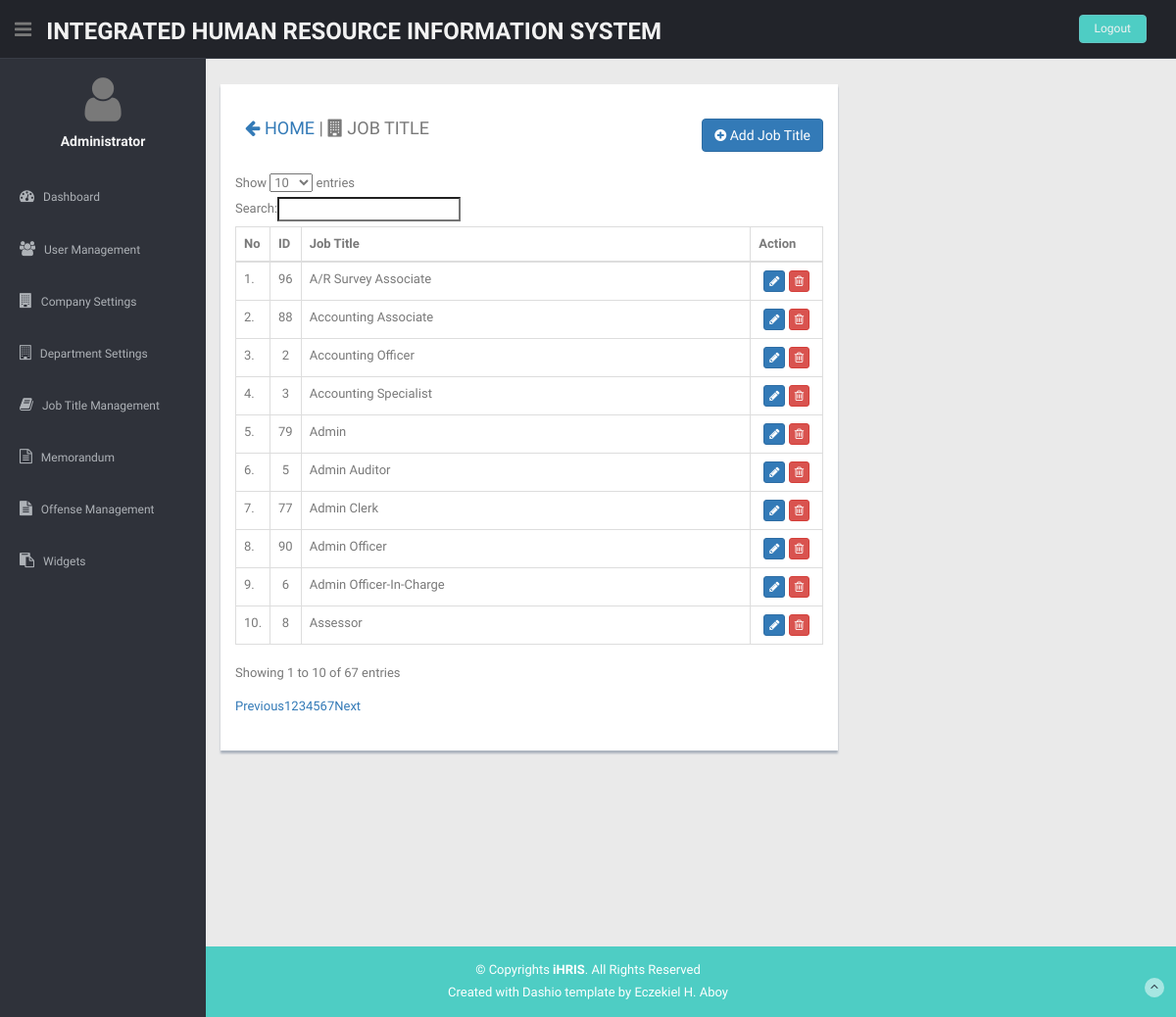
Screenshot of /settings/index.php?managejobtitle (signed in) with the database file from the repository.
### tables this page shows
CREATE TABLE `jobtitle` (
  `id` int(45) NOT NULL,
  `jobtitle` varchar(100) DEFAULT NULL
);

### settings/managejobtitle.php (the view, shortened to what this page needs)
<div class="col-lg-8">
<div class="content-panel">
  <div class="panel-heading">
  <h4><a href="?main"><i class="fa fa-arrow-left"></i> HOME</a> | <i class="fa fa-building"></i> JOB TITLE<div style="float:right;"><a href="?addjobtitle" class="btn btn-primary"><i class="fa fa-plus-circle"></i> Add Job Title</a></div></h4>
</div>
  <div class="panel-body">
    <div class="adv-table">
    <table class="display table table-bordered" id="hidden-table-info">
      <thead>
        <tr>
          <th>No</th>
          <th>ID</th>
          <th>Job Title</th>
          <th>Action</th>
        </tr>
      </thead>
      <tbody>
        <?php
        $x=1;
          $sqlCompany=mysqli_query($con,"SELECT * FROM jobtitle ORDER BY jobtitle ASC");
          if(mysqli_num_rows($sqlCompany)>0){
            while($company=mysqli_fetch_array($sqlCompany)){
              echo "<tr>";
                echo "<td width='3%'>$x.</td>";
                echo "<td width='5%' align='center'>$company[id]</td>";
                echo "<td>$company[jobtitle]</td>";
                ?>
                <td align="center">
                  <a href="?editjobtitle&id=<?=$company['id'];?>" class="btn btn-primary btn-xs" title="Edit Department"><i class='fa fa-pencil'></i></a>
                  <a href="?managejobtitle&id=<?=$company['id'];?>&delete" class="btn btn-danger btn-xs" title="Delete Department" onclick="return confirm('Do you wish to delete this jobtitle?'); return false;"><i class='fa fa-trash-o'></i></a>
                </td>
                <?php
              echo "</tr>";
              $x++;
            }
          }else{
            echo "<tr><td colspan='3' align='center'>No record found!</td></tr>";
          }
        ?>
      </tbody>
    </table>
    </div>
    </div>
</div>
</div>

### settings/css/style.css (style rules this page uses)
body { color: #797979; background: #eaeaea; font-family: 'Ruda', sans-serif; padding: 0px !important; margin: 0px !important; font-size:13px; }
a, a:hover, a:focus { text-decoration: none; outline: none; }
.content-panel { background: #ffffff; box-shadow: 0px 3px 2px #aab2bd; padding-top: 15px; padding-bottom: 5px; }
.content-panel h4 { margin-left: 10px; }

### rows the page displays
jobtitle: id "96", jobtitle "A/R Survey Associate"
jobtitle: id "88", jobtitle "Accounting Associate"
jobtitle: id "2", jobtitle "Accounting Officer"
jobtitle: id "3", jobtitle "Accounting Specialist"
jobtitle: id "79", jobtitle "Admin"
jobtitle: id "5", jobtitle "Admin Auditor"
jobtitle: id "77", jobtitle "Admin Clerk"
jobtitle: id "90", jobtitle "Admin Officer"
jobtitle: id "6", jobtitle "Admin Officer-In-Charge"
jobtitle: id "8", jobtitle "Assessor"

### other values shown
$_SESSION['fullname'] "Administrator"
